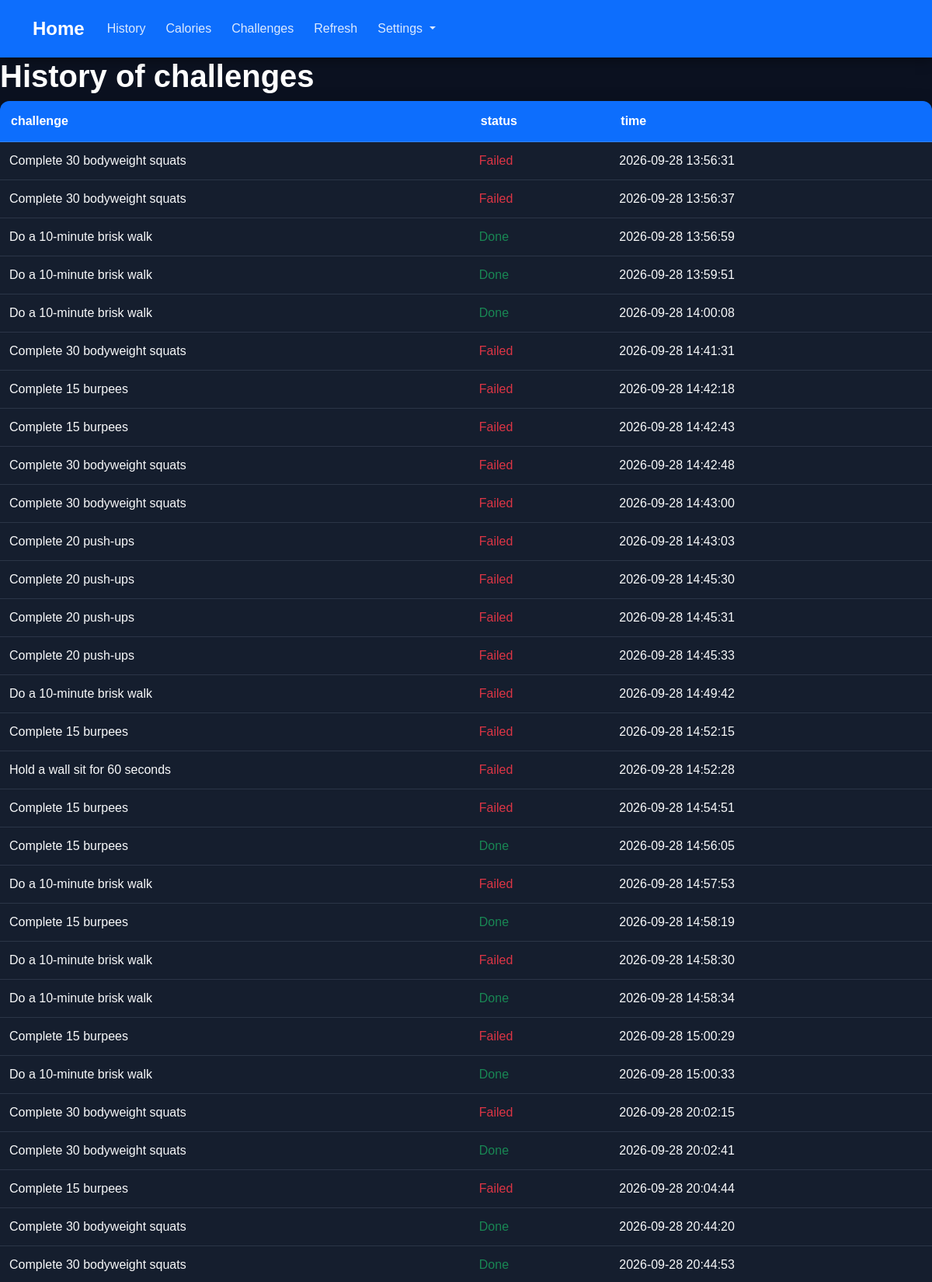
Screenshot of /history (signed in, upper part) with the database file from the repository.
### tables this page shows
CREATE TABLE challenges (
    id INTEGER PRIMARY KEY AUTOINCREMENT,
    user_id INTEGER NOT NULL,
    challenge TEXT NOT NULL,
    status TEXT NOT NULL,
    time TEXT NOT NULL
);

### app.py (the view)
@app.route("/history")
def history():
     history = db.execute("SELECT challenge,status,time FROM challenges WHERE user_id = ?",session["user_id"])
     workouts = db.execute("SELECT day,exercise_number,exercise,muscle,sets,reps,weight FROM workouts WHERE user_id = ?",session["user_id"])
     return render_template("history.html",history=history,workouts=workouts)

### templates/history.html (shortened to what this page needs)
{% extends "layout.html" %}
{% block body %}
         <nav class="navbar navbar-expand-lg bg-body-tertiary">
  <div class="container-fluid">
    <a class="navbar-brand" href="/">Home</a>
    <div class="collapse navbar-collapse" id="navbarNavDropdown">
      <ul class="navbar-nav">
        <li class="nav-item">
          <a class="nav-link" href="/history">History</a>
        </li>
        <li class="nav-item">
          <a class="nav-link" href="/calories">Calories</a>
        </li>
         <li class="nav-item">
          <a class="nav-link" href="/challenges">Challenges</a>
        </li>
        <li class="nav-item">
          <a class="nav-link" href="" onclick="window.location.href=window.location.pathname; return false;">Refresh</a>
        </li>
        <li class="nav-item dropdown">
          <a class="nav-link dropdown-toggle" role="button" data-bs-toggle="dropdown" aria-expanded="false">
            Settings
          </a>
        </li>
      </ul>
    </div>
  </div>
</nav>
<form action="/history">
  <h1>History of challenges</h1>
   <table class="table">
  <thead>
    <tr>
      <th scope="col">challenge</th>
      <th scope="col">status</th>
      <th scope="col">time</th>
    </tr>
  </thead>
  <tbody>
    {% for his in history %}
    <tr>
      <td scope="row">{{ his["challenge"] }}</td>
      {% if his["status"] == "Done" %}
      <td class="text-success">{{ his["status"] }}</td>
      {% else %}
      <td class="text-danger">{{ his["status"] }}</td>
      {% endif %}
      <td>{{ his["time"] }}</td>
    </tr>
    {% endfor %}
  </tbody>
</table>
</form>
{% endblock %}

### static/styles.css (style rules this page uses)
body { min-height: 100vh; margin: 0; background-color: #0b1120; color: #f8f9fa; font-family: Arial, sans-serif; }
.navbar { background: #0d6efd !important; padding: 14px 30px; box-shadow: 0 4px 15px rgba(0, 0, 0, 0.35); }
.navbar-brand { color: white !important; font-size: 1.5rem; font-weight: 700; }
.navbar .nav-link { color: rgba(255, 255, 255, 0.85) !important; font-weight: 500; margin: 0 5px; border-radius: 8px; transition: 0.2s; }
h1, h2, h3 { color: white; font-weight: 700; }
.table { --bs-table-bg: #151e2e; --bs-table-color: #f8f9fa; --bs-table-border-color: #2b3547; border-radius: 12px; overflow: hidden; box-shadow: 0 8px 25px rgba(0, 0, 0, 0.25); }
.table thead th { background-color: #0d6efd !important; color: white !important; border-color: #3284ff; padding: 14px; }
.table td { padding: 12px; vertical-align: middle; }
.navbar { width: 100%; background: #0d6efd !important; padding: 14px 30px; box-shadow: 0 4px 15px rgba(0, 0, 0, 0.35); }

### rows the page displays
challenges: challenge "Complete 30 bodyweight squats", status "Failed", time "2026-09-28 13:56:31"
challenges: challenge "Complete 30 bodyweight squats", status "Failed", time "2026-09-28 13:56:37"
challenges: challenge "Do a 10-minute brisk walk", status "Done", time "2026-09-28 13:56:59"
challenges: challenge "Do a 10-minute brisk walk", status "Done", time "2026-09-28 13:59:51"
challenges: challenge "Do a 10-minute brisk walk", status "Done", time "2026-09-28 14:00:08"
challenges: challenge "Complete 30 bodyweight squats", status "Failed", time "2026-09-28 14:41:31"
challenges: challenge "Complete 15 burpees", status "Failed", time "2026-09-28 14:42:18"
challenges: challenge "Complete 15 burpees", status "Failed", time "2026-09-28 14:42:43"
challenges: challenge "Complete 30 bodyweight squats", status "Failed", time "2026-09-28 14:42:48"
challenges: challenge "Complete 30 bodyweight squats", status "Failed", time "2026-09-28 14:43:00"
challenges: challenge "Complete 20 push-ups", status "Failed", time "2026-09-28 14:43:03"
challenges: challenge "Complete 20 push-ups", status "Failed", time "2026-09-28 14:45:30"
challenges: challenge "Complete 20 push-ups", status "Failed", time "2026-09-28 14:45:31"
challenges: challenge "Complete 20 push-ups", status "Failed", time "2026-09-28 14:45:33"
challenges: challenge "Do a 10-minute brisk walk", status "Failed", time "2026-09-28 14:49:42"
challenges: challenge "Complete 15 burpees", status "Failed", time "2026-09-28 14:52:15"
challenges: challenge "Hold a wall sit for 60 seconds", status "Failed", time "2026-09-28 14:52:28"
challenges: challenge "Complete 15 burpees", status "Failed", time "2026-09-28 14:54:51"
challenges: challenge "Complete 15 burpees", status "Done", time "2026-09-28 14:56:05"
challenges: challenge "Do a 10-minute brisk walk", status "Failed", time "2026-09-28 14:57:53"
challenges: challenge "Complete 15 burpees", status "Done", time "2026-09-28 14:58:19"
challenges: challenge "Do a 10-minute brisk walk", status "Failed", time "2026-09-28 14:58:30"
challenges: challenge "Do a 10-minute brisk walk", status "Done", time "2026-09-28 14:58:34"
challenges: challenge "Complete 15 burpees", status "Failed", time "2026-09-28 15:00:29"
challenges: challenge "Do a 10-minute brisk walk", status "Done", time "2026-09-28 15:00:33"
challenges: challenge "Complete 30 bodyweight squats", status "Failed", time "2026-09-28 20:02:15"
challenges: challenge "Complete 30 bodyweight squats", status "Done", time "2026-09-28 20:02:41"
challenges: challenge "Complete 15 burpees", status "Failed", time "2026-09-28 20:04:44"
challenges: challenge "Complete 30 bodyweight squats", status "Done", time "2026-09-28 20:44:20"
challenges: challenge "Complete 30 bodyweight squats", status "Done", time "2026-09-28 20:44:53"
